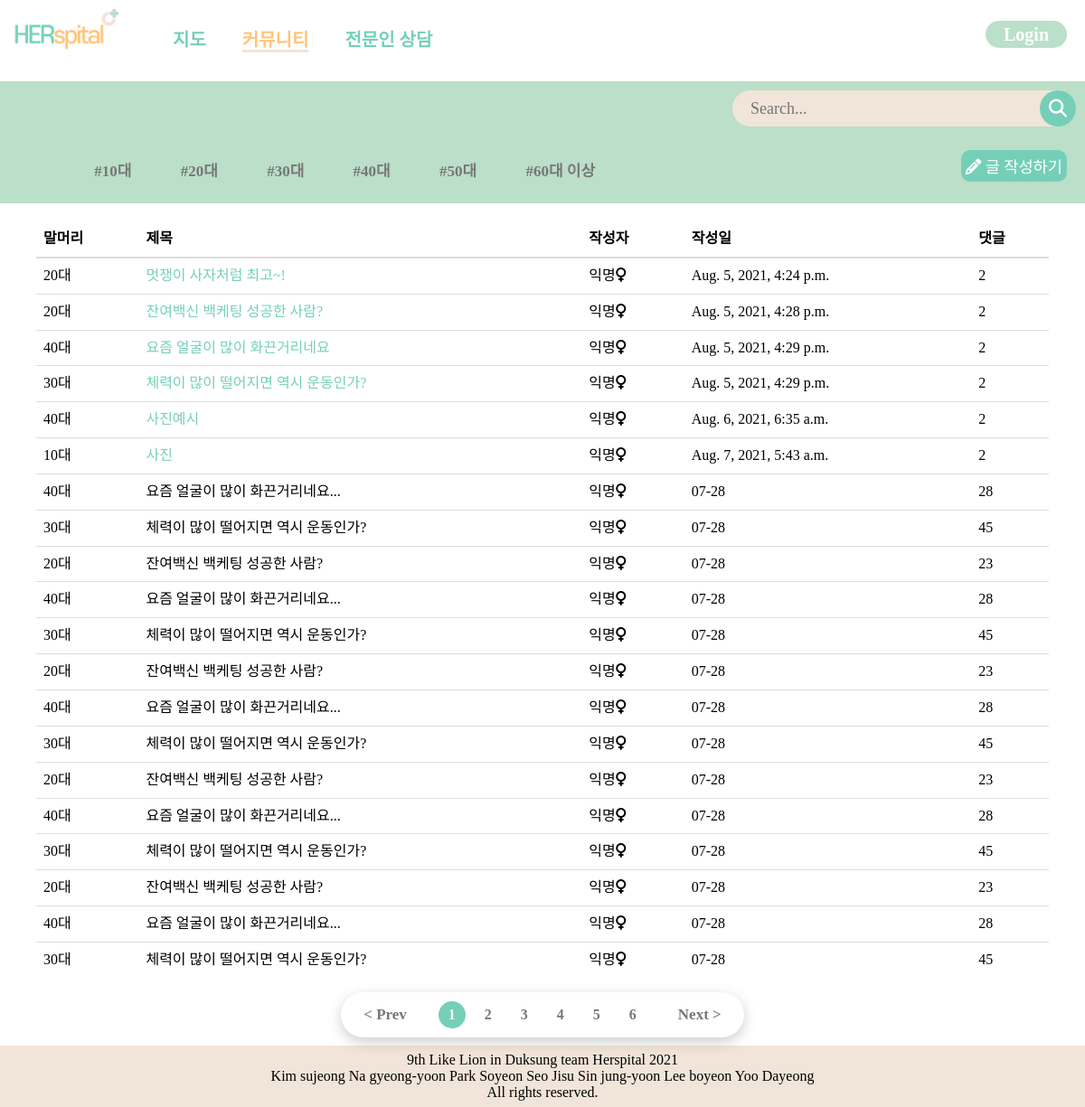
Page /community/communityList/ on the committed database.
### community/models.py (models this page shows, shortened)
class Community(models.Model):
    title = models.CharField(max_length=200)
    publicSetting = models.BooleanField()
    password_Post = models.IntegerField(blank=True, null=True)
    age_tag = models.CharField(max_length=100)
    image = models.ImageField(upload_to = "community/", blank=True, null=True)
    body = models.TextField()
    pub_date = models.DateTimeField()
    def summary(self): #제목 글자수가 길면 끊어서 보여주도록
        return self.title[:30]

### community/views.py (the view)
# urls.py: path("communityList/", community_views.communityList, name="communityList"),
def communityList(request):
    communities = Community.objects.all()
    tag = request.GET.get('tag')
    if tag == 'true':
        agetag = request.GET.get('ageTag')
        communities = Community.objects.filter(age_tag=agetag).order_by('-pub_date')
        return render(request,'community/communityList.html', {'communities':communities})
    return render(request, "community/communityList.html", {'communities':communities})

### templates/community/communityList.html (shortened to what this page needs)
{% load static %}
<DOCTYPE html>
<html lang="ko">
<head>
    <link rel="stylesheet" href="{% static 'css/communityList.css' %}">
</head>
<body>
{% block navbar %}
    {% include "partials/base.html" %}
{% endblock%}
{% block content %}
    <section>
        <div class="topContent">
            <div class="search">
            <div class="search_wrap">
                <div class="search_box">
                    <div class="btn btn_common">
                        <i class="fas fa-search"></i>
                    </div>
                    <input type="text" class="input" placeholder="Search...">
                </div>
            </div>
            </div>
            <div class="secondTab">
                <div class="preface_wrap">
                    <ul class="preface">
                        <li><a href="?tag=true&ageTag=10대">#10대</a></li>
                        <li><a href="?tag=true&ageTag=20대">#20대</a></li>
                        <li><a href="?tag=true&ageTag=30대">#30대</a></li>
                        <li><a href="?tag=true&ageTag=40대">#40대</a></li>
                        <li><a href="?tag=true&ageTag=50대">#50대</a></li>
                        <li><a href="?tag=true&ageTag=60대 이상">#60대 이상</a></li>
                    </ul>
                </div>
                <div class="newPostBtn_wrap">
                    <button class="newPostBtn"><i class="fas fa-pencil-alt"></i><a href="{% url 'community:communityWrite' %}" style="color: white;"> 글 작성하기</a></button>
                </div>
            </div>
        </div>
        <div class="bottomContent">
            <table class="table">
                <thead>
                    <tr>
                        <th>말머리</th>
                        <th>제목</th>
                        <th>작성자</th>
                        <th>작성일</th>
                        <th>댓글</th>
                    </tr>
                </thead>
                <tbody>
                {% for community in communities %}
                    <tr>
                        <td id="tag">{{community.age_tag}}</td>
                        <td id="title"><a href="{% url 'community:detail' community.id%}">{{community.summary}}</a></td>
                        <td id="writer">익명<i class="fas fa-venus"></i></td>
                        <td id="date">{{community.pub_date}}</td>
                        <td id="commentNum">2</td>
                    </tr>
                {% endfor %}
                    <tr>
                        <td id="tag">40대</td>
                        <td id="title">요즘 얼굴이 많이 화끈거리네요...</td>
                        <td id="writer">익명<i class="fas fa-venus"></i></td>
                        <td id="date">07-28</td>
                        <td id="commentNum">28</td>
                    </tr>
                    <tr>
                        <td id="tag">30대</td>
                        <td id="title">체력이 많이 떨어지면 역시 운동인가?</td>
                        <td id="writer">익명<i class="fas fa-venus"></i></td>
                        <td id="date">07-28</td>
                        <td id="commentNum">45</td>
                    </tr>
                    <tr>
                        <td id="tag">20대</td>
                        <td id="title">잔여백신 백케팅 성공한 사람?</td>
                        <td id="writer">익명<i class="fas fa-venus"></i></td>
                        <td id="date">07-28</td>
                        <td id="commentNum">23</td>
                    </tr>
                    <tr>
                        <td id="tag">40대</td>
                        <td id="title">요즘 얼굴이 많이 화끈거리네요...</td>
                        <td id="writer">익명<i class="fas fa-venus"></i></td>
                        <td id="date">07-28</td>
                        <td id="commentNum">28</td>
                    </tr>
                    <tr>
                        <td id="tag">30대</td>
                        <td id="title">체력이 많이 떨어지면 역시 운동인가?</td>
                        <td id="writer">익명<i class="fas fa-venus"></i></td>
                        <td id="date">07-28</td>
                        <td id="commentNum">45</td>
                    </tr>
                    <tr>
                        <td id="tag">20대</td>
                        <td id="title">잔여백신 백케팅 성공한 사람?</td>
                        <td id="writer">익명<i class="fas fa-venus"></i></td>
                        <td id="date">07-28</td>
                        <td id="commentNum">23</td>
                    </tr>
                    <tr>
                        <td id="tag">40대</td>
                        <td id="title">요즘 얼굴이 많이 화끈거리네요...</td>
                        <td id="writer">익명<i class="fas fa-venus"></i></td>
                        <td id="date">07-28</td>
                        <td id="commentNum">28</td>
                    </tr>
                    <tr>
                        <td id="tag">30대</td>
                        <td id="title">체력이 많이 떨어지면 역시 운동인가?</td>
                        <td id="writer">익명<i class="fas fa-venus"></i></td>
                        <td id="date">07-28</td>
                        <td id="commentNum">45</td>
                    </tr>
                    <tr>
                        <td id="tag">20대</td>
                        <td id="title">잔여백신 백케팅 성공한 사람?</td>
                        <td id="writer">익명<i class="fas fa-venus"></i></td>
                        <td id="date">07-28</td>
                        <td id="commentNum">23</td>
                    </tr>
                    <tr>
                        <td id="tag">40대</td>
                        <td id="title">요즘 얼굴이 많이 화끈거리네요...</td>
                        <td id="writer">익명<i class="fas fa-venus"></i></td>
                        <td id="date">07-28</td>
                        <td id="commentNum">28</td>
                    </tr>
                    <tr>
                        <td id="tag">30대</td>
                        <td id="title">체력이 많이 떨어지면 역시 운동인가?</td>
                        <td id="writer">익명<i class="fas fa-venus"></i></td>
                        <td id="date">07-28</td>
                        <td id="commentNum">45</td>
                    </tr>
                    <tr>
                        <td id="tag">20대</td>
                        <td id="title">잔여백신 백케팅 성공한 사람?</td>
                        <td id="writer">익명<i class="fas fa-venus"></i></td>
                        <td id="date">07-28</td>
                        <td id="commentNum">23</td>
                    </tr>
                    <tr>
                        <td id="tag">40대</td>
                        <td id="title">요즘 얼굴이 많이 화끈거리네요...</td>
                        <td id="writer">익명<i class="fas fa-venus"></i></td>
                        <td id="date">07-28</td>
                        <td id="commentNum">28</td>
                    </tr>
                    <tr>
                        <td id="tag">30대</td>
                        <td id="title">체력이 많이 떨어지면 역시 운동인가?</td>
                        <td id="writer">익명<i class="fas fa-venus"></i></td>
                        <td id="date">07-28</td>
                        <td id="commentNum">45</td>
                    </tr>
                </tbody>
            </table>
            <div class="pageNum_wrap">
                <ul class="pageul">
                    <li><a href="#" class="prev">< Prev</a></li>
                    <li class="pageNumber active"><a href="#">1</a></li>
                    <li class="pageNumber"><a href="#">2</a></li>
                    <li class="pageNumber"><a href="#">3</a></li>
                    <li class="pageNumber"><a href="#">4</a></li>
                    <li class="pageNumber"><a href="#">5</a></li>
                    <li class="pageNumber"><a href="#">6</a></li>
                    <li><a href="#" class="next">Next ></a></li>
                </ul>
            </div>
        </div>
    </section>
{% endblock %}
</body>
</html>
{% block footer %}
    {% include "partials/footer.html" %}
{% endblock %}

### static/css/communityList.css (style rules this page uses)
body { width:100%; padding:0; margin:0; }
.input { border:0; outline:none; color:#8b7d77; background:#F0E5D8; }
.search { display:flex; width:100%; justify-content: flex-end; }
.search_wrap { width: 400px; display:flex; }
.search_wrap .search_box { position: relative; width:100%; height:40px; margin:10px; }
.search_wrap .search_box .input { position:absolute; top:0; left:0; width:100%; height:100%; padding: 10px 20px; border-radius: 3px; font-size:18px; padding-right: 80px; border-radius:50px; }
.search_wrap .search_box .btn { position: absolute; top:0; width: 40px; height: 100%; background: #75CFB8; z-index:1; cursor:pointer; right:0; border-top-right-radius: 3px; border-bottom-right-radius: 3px; border-radius:50%; }
.search_wrap .search_box .btn.btn_common .fas { position: absolute; top:50%; left:50%; transform: translate(-50%, -50%); color:#fff; font-size:20px; }
.secondTab { display: flex; }
.topContent { width:100%; margin-top:20px; background:#bbdfc8; }
.preface_wrap { display:inline-block; padding:10px; font-size:15px; font-weight: bold; flex-grow: 1; }
.preface { display:flex !important; flex-direction: row; width:100%; }
.preface li { display:block; margin-left:5.20833333333333%; background:none; }
.preface li a { width:auto; padding:0; text-indent:0; text-decoration: none; font-weight: bold; font-size:17px; color:#777; }
.newPostBtn { background:#75CFB8; color:#fff; border-color:lemonchiffon; font-family:'Poppins',sans-serif; margin:1rem 0; font-size:1.1rem; border-radius:10px; padding:5px; display:inline-block; outline:none; border:none; cursor:pointer; background-size:200%; background-image:#32be8f; text-transform:uppercase; }
.newPostBtn_wrap { display:inline-block; flex-grow: 0; margin-right:20px; }
.bottomContent { width:100%; max-width:1120px; margin:auto; margin-top:20px; }
.table { width:100%; max-width: 100%; margin-bottom:20px; background-color:transparent; border-spacing:0; border-collapse: collapse; margin:0; padding:0; }
.table>thead { text-align: left; }
.table>thead>tr>th { vertical-align: bottom; border-bottom:2px solid #ddd; }
.table>caption+thead>tr:first-child>td, .table>caption+thead>tr:first-child>th, .table>colgroup+thead>tr:first-child>td, .table>colgroup+thead>tr:first-child>th, .table>thead:first-child>tr:first-child>td, .table>thead:first-child>tr:first-child>th { border-top: 0; }
.table>tbody>tr>td, .table>tbody>tr>th, .table>tfoot>tr>td, .table>tfoot>tr>th, .table>thead>tr>td, .table>thead>tr>th { padding: 8px; line-height: 1.42857143; }
.table>tbody>tr>td, .table>tbody>tr>th, .table>tfoot>tr>td, .table>tfoot>tr>th, .table>thead>tr>td, .table>thead>tr>th { padding: 8px; line-height: 1.42857143; vertical-align: top; border-top: 1px solid #ddd; }
.pageNum_wrap { display:flex; justify-content: center; }
.pageul { position: relative; background:#fff; display:flex; padding: 10px 20px; border-radius: 50px; box-shadow: 0 5px 15px rgba(0,0,0,.2); }
.pageul li { list-style: none; line-height: 30px; margin:0 5px; }
.pageul li.pageNumber { width:30px; height:30px; line-height:30px; text-align: center; }
.pageul li a { display: block; text-decoration: none; color:#777; font-weight: 600; border-radius: 50%; }
.pageul li.pageNumber:hover a, .pageul li.pageNumber.active a { background:#75CFB8; color:#fff; }
.pageul li:first-child { margin-right:30px; font-weight: 700; font-size:17px; }
.pageul li:last-child { margin-left:30px; font-weight: 700; font-size:17px; }

### static/css/base.css (style rules this page uses)
* { font-family: 'Cafe24SsurroundAir'; }
body { padding-top: 70px; }
a { text-decoration: none; color: #74D0B9; }

### rows in the picture
Community: age_tag "20대", summary "멋쟁이 사자처럼 최고~!", pub_date "Aug. 5, 2021, 4:24 p.m."
Community: age_tag "20대", summary "잔여백신 백케팅 성공한 사람?", pub_date "Aug. 5, 2021, 4:28 p.m."
Community: age_tag "40대", summary "요즘 얼굴이 많이 화끈거리네요", pub_date "Aug. 5, 2021, 4:29 p.m."
Community: age_tag "30대", summary "체력이 많이 떨어지면 역시 운동인가?", pub_date "Aug. 5, 2021, 4:29 p.m."
Community: age_tag "40대", summary "사진예시", pub_date "Aug. 6, 2021, 6:35 a.m."
Community: age_tag "10대", summary "사진", pub_date "Aug. 7, 2021, 5:43 a.m."
